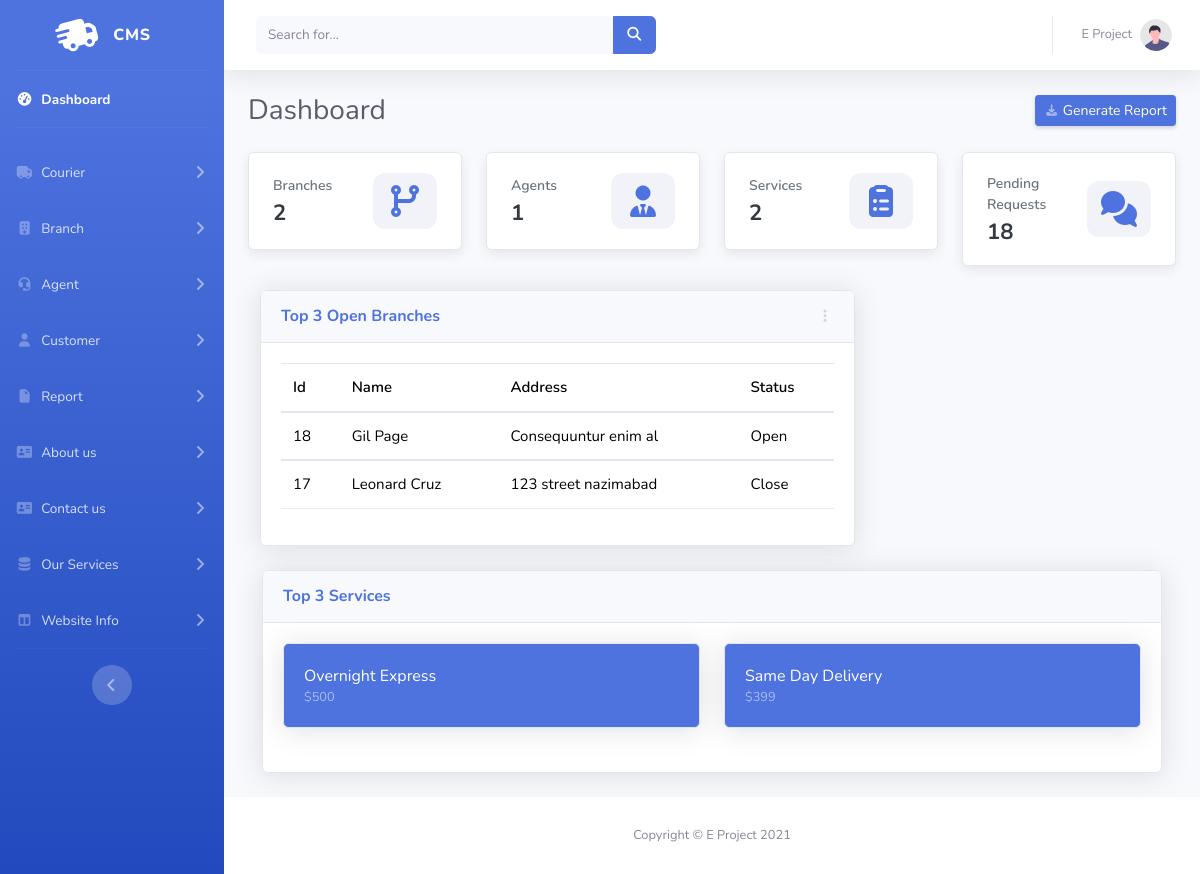
The app's page /Admin/index.php, older data.
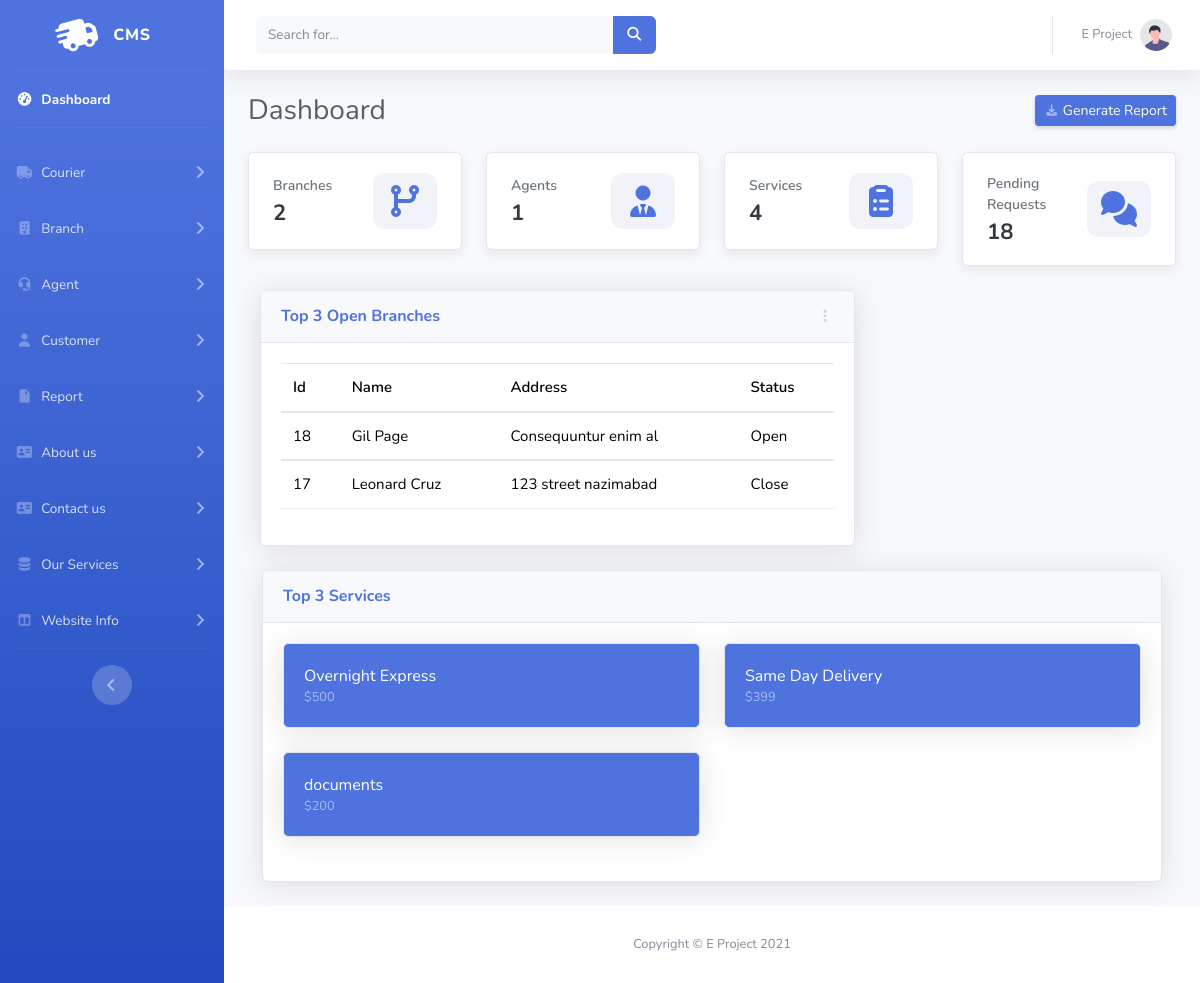
The same page, newer data.
### tables this page shows
CREATE TABLE `branch` (
  `id` int(11) NOT NULL,
  `BranchName` varchar(1000) NOT NULL,
  `BranchCity` varchar(100) NOT NULL,
  `BranchPhnum` varchar(15) NOT NULL,
  `BranchEmail` varchar(50) NOT NULL,
  `BranchAddress` varchar(500) NOT NULL,
  `record_time` varchar(100) NOT NULL DEFAULT current_timestamp(),
  `status` varchar(50) NOT NULL DEFAULT 'Open'
);

CREATE TABLE `service` (
  `Id` int(11) NOT NULL,
  `Title` varchar(100) NOT NULL,
  `Description` varchar(10000) NOT NULL,
  `Price` int(11) NOT NULL,
  `record_time` int(100) NOT NULL DEFAULT current_timestamp()
);

### Admin/index.php (the view, shortened to what the changed rows need)
<!DOCTYPE html>
<html lang="en">
<head>
</head>
<body id="page-top">
   <?php
   include_once("navbar.php")
   ?>
   <?php
$serviceQuery = mysqli_query($conn, "SELECT COUNT(*) AS total FROM service");
$serviceCount = 0;
if ($serviceQuery && mysqli_num_rows($serviceQuery) > 0) {
    $row = mysqli_fetch_assoc($serviceQuery);
    $serviceCount = $row['total'];
}
?>
                <div class="container-fluid">
                    <div class="d-sm-flex align-items-center justify-content-between mb-4">
                        <h1 class="h3 mb-0 text-gray-800">Dashboard</h1>
                    </div>
                    <div class="row">
<div class="col-xl-3 col-md-6 mb-4">
    <div class="card stat-card">
        <div class="card-body">
            <div>
                <div class="label">Services</div>
                <h4><?php echo $serviceCount; ?></h4>
            </div>
        </div>
    </div>
</div>
</div>
                        <div class="col-xl-8 col-lg-7" style="margin-left: 170px;">
                            <div class="card shadow mb-4" >
                                <div class="card-body">
                                <div class="table-responsive">
                                <table  class="table table-hover align-middle"  >
                                    <thead>
                                        <tr>
                                            <th>Id</th>
                                            <th>Name</th>
                                            <th>Address</th>
                                            <th>Status</th>
                                        </tr>
                                    </thead>
                                    <tbody>
                                    <?php
                               $run = mysqli_query($conn, "SELECT * FROM branch order by record_time desc limit 3" );
                               if ($run && mysqli_num_rows($run) > 0) {
                                   while ($row = mysqli_fetch_array($run)) {
                                       ?>
                                 <tr>
                                <td><?php echo $row[0]; ?></td>
                                <td><?php echo $row[1]; ?></td>
                                <td><?php echo $row[5]; ?></td>
                                <td><?php echo $row[7]; ?></td>
                                </tr>
                                </tbody>
                                           <?php
                                   }}
?>
                                </table>
                                </div>
                                </div>
                            </div>
                        </div>
                           <div class="card shadow mb-4 top-services-container">
    <div class="card-body">
        <div class="row">
            <?php
            $run = mysqli_query($conn, "SELECT * FROM service ORDER BY record_time DESC LIMIT 3");
            if ($run && mysqli_num_rows($run) > 0) {
                while ($row = mysqli_fetch_array($run)) { ?>
                    <div class="col-lg-6 col-md-6 mb-4">
                        <div class="card bg-primary text-white shadow h-100">
                            <div class="card-body">
                                <?php echo $row[1]; ?>
                                <div class="text-white-50 small">$<?php echo $row[3]; ?></div>
                            </div>
                        </div>
                    </div>
            <?php }} ?>
        </div>
    </div>
</div>
</div>
</body>
</html>

Row changes from the older to the newer data that the page shows:
added service: Title "documents", Price "200"
Text that changed along with them:
$serviceCount: "2" → "4"
